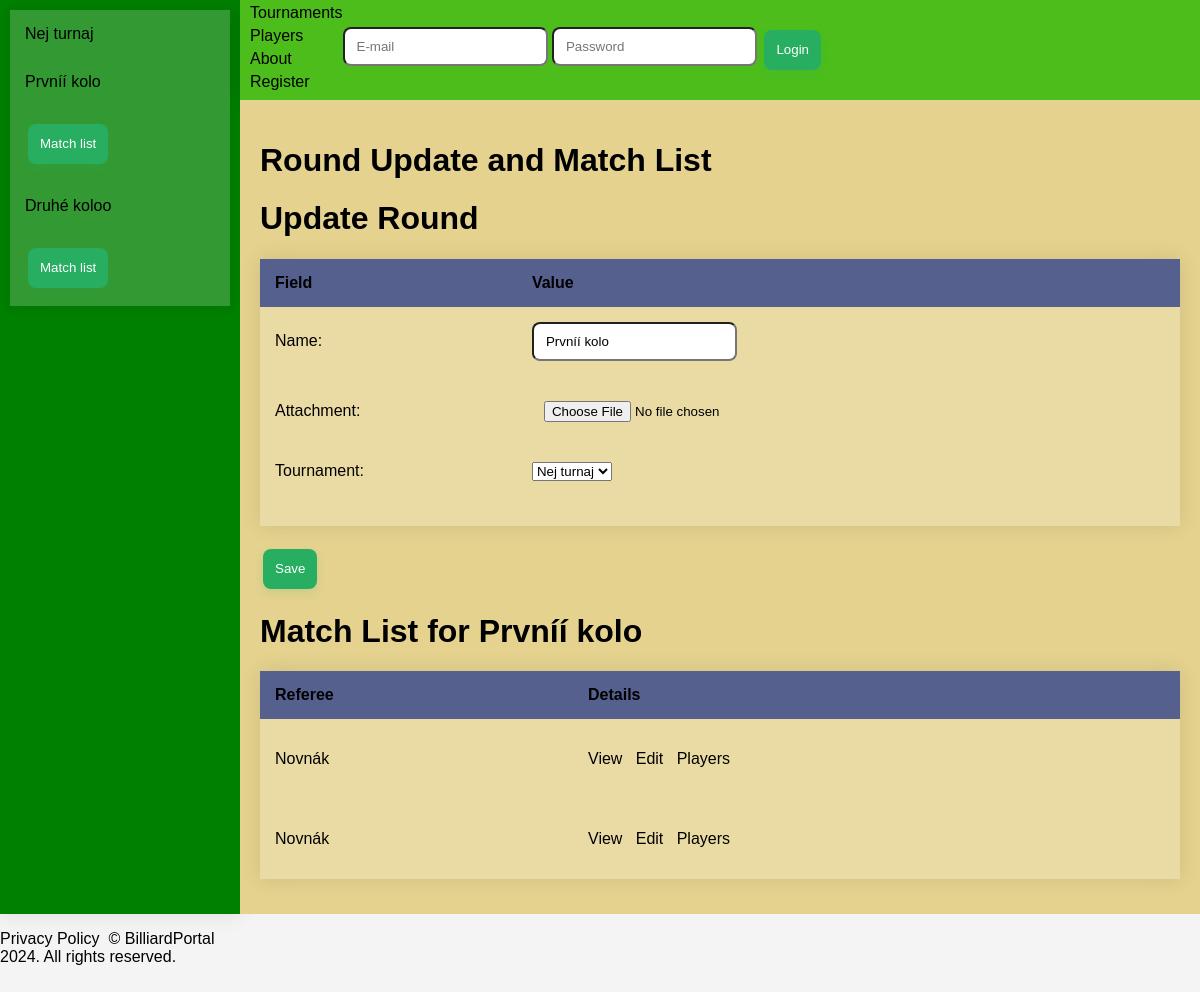
The page /tournament/1/3/update_with_matches/ on the database as committed earlier.
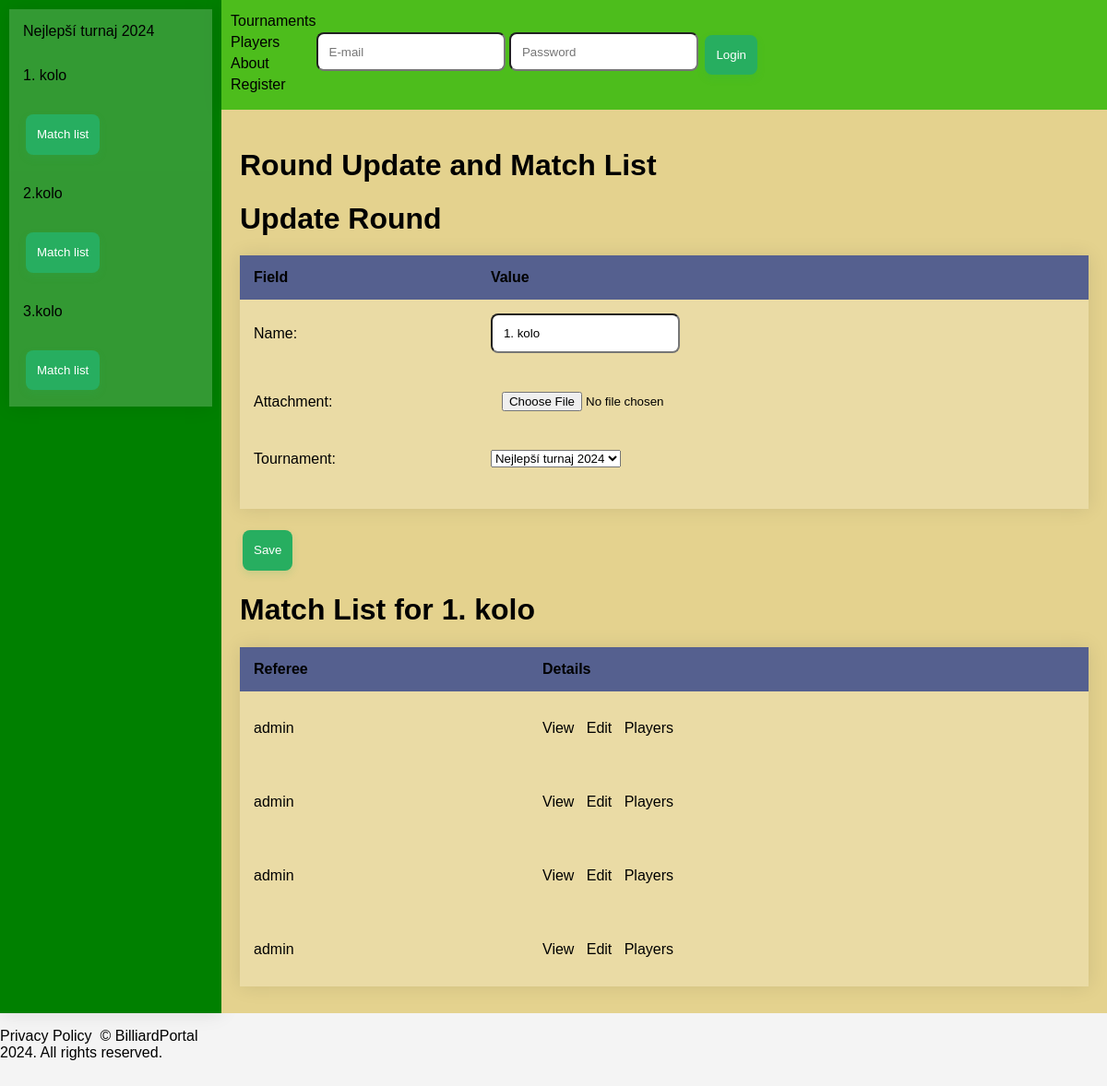
The same page on the database as committed later.
### tournaments/models.py (models this page shows, shortened)
class Tournament(models.Model):
    name = models.CharField(max_length=255)
    start_date = models.DateTimeField()
    end_date = models.DateTimeField()
    attachment = models.FileField(upload_to='attachments/', blank=True, null=True)
    organizers = models.ManyToManyField(Player, related_name='organized_tournaments')
    players = models.ManyToManyField(Player, related_name='participating_tournaments')
    def __str__(self):
        return self.name

class Round(models.Model):
    name = models.CharField(max_length=255)
    attachment = models.FileField(upload_to='attachments/', blank=True, null=True)
    tournament = models.ForeignKey(Tournament, related_name='rounds', on_delete=models.CASCADE)

class Match(models.Model):
    round = models.ForeignKey(Round, related_name='matches', on_delete=models.CASCADE)
    referee = models.ManyToManyField(Player, related_name='refereed_matches')

### core/models.py (models this page shows)
class Player(AbstractUser):
    email = models.EmailField(('email address'), unique=True)
    USERNAME_FIELD = 'email'
    REQUIRED_FIELDS = ['username']

### tournaments/views.py (the view)
# urls.py: path('<int:tournament_pk>/<int:round_pk>/update_with_matches/', RoundMatchUpdateView.as_view(template_name="./tournament/round_update_match_list.html"), name='roundmatch_update'),
class RoundMatchUpdateView(ContextMixin, TemplateView):
    template_name = "tournament/round_update_match_list.html"
    def get_context_data(self, **kwargs):
        context = super().get_context_data(**kwargs)
        round_update_view = RoundUpdateView.as_view()(self.request, **kwargs)
        match_list_view = MatchListView.as_view()(self.request, **kwargs)
        context['round_update_form'] = round_update_view.context_data['form']
        context['matches'] = match_list_view.context_data['matches']
        return context

### tournaments/forms.py
class RoundForm(forms.ModelForm):
    class Meta:
        model = Round
        fields = ['name', 'attachment', 'tournament']
        widgets = {
            'tournament': forms.Select(attrs={'readonly': 'readonly'}),
        }

### tournaments/views.py (called while the page is built)
    def get_object(self):
        return Round.objects.get(pk=self.kwargs['round_pk'])

    def get_queryset(self):
        queryset = super().get_queryset()
        if 'tournament_pk' in self.kwargs:
            queryset = queryset.filter(round__tournament__pk=self.kwargs.get('tournament_pk'))
        if 'round_pk' in self.kwargs:
            queryset = queryset.filter(round__pk=self.kwargs.get('round_pk'))
        return queryset

### templates/tournament/round_update_match_list.html (shortened to what this page needs)
{% extends "base.html" %}
{% block main_space %}
<h1>Round Update and Match List</h1>
<div id="round-update-container">
    <form method="post" enctype="multipart/form-data" action="{% url 'round_update' tournament_pk=tournament.pk round_pk=round.pk %}">
        <h1>{{ round_update_form.instance.id|yesno:"Update Round,Create Round" }}</h1>
        <table>
            <thead>
                <tr>
                    <th class="l">Field</th>
                    <th class="r">Value</th>
                </tr>
            </thead>
            <tbody>
                {% for field in round_update_form %}
                    <tr>
                        <td class="l">{{ field.label_tag }}</td>
                        <td class="r">{{ field }}</td>
                    </tr>
                {% endfor %}
                <tr>
                    <td colspan=2 class="l"></td>
                </tr>
            </tbody>
        </table>
        <button class="button-68" type="submit">Save</button>
    </form>
</div>
<div id="match-list-container">
    <h1>Match List for {{ round.name }}</h1>
    <table>
        <thead>
            <tr>
                <th>Referee</th>
                <th>Details</th>
            </tr>
        </thead>
        <tbody>
            {% for match in matches %}
            <tr>
                <td>
                    {% if match.referee.exists %}
                        <ul>
                            {% for referee in match.referee.all %}
                                <li>{{ referee.username }}</li>
                            {% endfor %}
                        </ul>
                    {% else %}
                        No referees assigned
                    {% endif %}
                </td>
                <td>
                    <a href="{% url 'match_detail' tournament.pk round.pk match.pk %}">View</a>
                    <a href="{% url 'match_update' tournament.pk round.pk match.pk %}">Edit</a>
                    <a href="{% url 'playerscore_update' tournament.id round.id match.id  %}">Players</a>
                </td>
            </tr>
            {% endfor %}
        </tbody>
    </table>
</div>
{% endblock main_space %}

### templates/sidebar.html (shortened to what this page needs)
{% if 'update' in request.path %}
    {% url 'tournament_update' tournament.id as tournament_url %}
{% else %}
    {% url 'tournament_detail' tournament.id as tournament_url %}
{% endif %}
<nav>
    {% if tournament %}
    <table>
        <tbody>
            <tr>
                <td colspan="2"><a href="{{ tournament_url }}">{{ tournament.name }}</a></td>
            </tr>
            {% for round_item in rounds %}
                {% if 'update' in request.path %}
                    {% url 'roundmatch_update' tournament.id round_item.id as round_url %}
                {% else %}
                    {% url 'round_detail' tournament.id round_item.id as round_url %}
                {% endif %}
                <tr>
                    <td colspan="2"><a href="{{ round_url }}">{{ round_item.name }}</a></td>
                </tr>
                <tr>
                    <td><a href="{% url 'match_list' tournament.id round_item.id %}"><button class="button-68" type="button">Match list</button></a></td>
                </tr>
            {% endfor %}
        </tbody>
    </table>
    {% endif %}
</nav>

Rows that differ between the two databases and show on the page:
changed Tournament: name "Nej turnaj" → "Nejlepší turnaj 2024"
changed Round "Update Round": name "Prvníí kolo" → "1. kolo"; tournament "Nej turnaj" → "Nejlepší turnaj 2024"
changed Round: name "Druhé koloo" → "2.kolo"
added Round: name "3.kolo"
changed Match (number 1 of 4 on the later page): loses Player (username "Novnák")
now on this page (row edited): Player: username "admin"
changed Match (number 2 of 4 on the later page): loses Player (username "Novnák")
